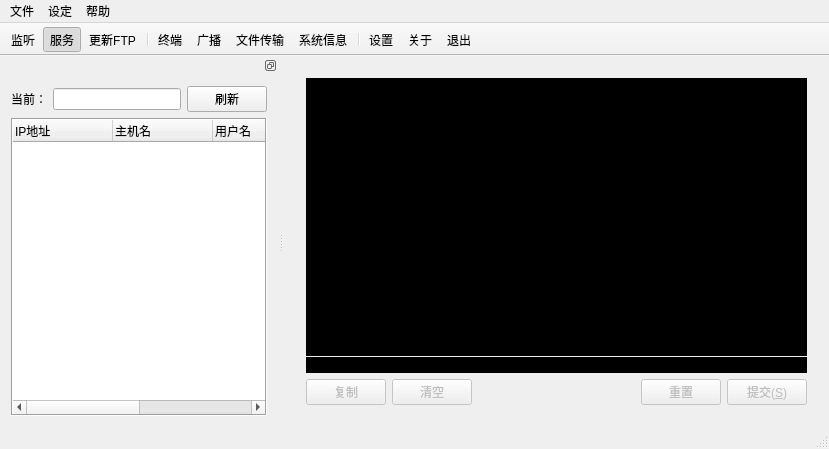
<?xml version="1.0" encoding="UTF-8"?>
<ui version="4.0">
 <class>MainWindow</class>
 <widget class="QMainWindow" name="MainWindow">
  <property name="geometry">
   <rect>
    <x>0</x>
    <y>0</y>
    <width>829</width>
    <height>449</height>
   </rect>
  </property>
  <property name="contextMenuPolicy">
   <enum>Qt::CustomContextMenu</enum>
  </property>
  <property name="windowTitle">
   <string>Enigma</string>
  </property>
  <property name="windowIcon">
   <iconset resource="Icons.qrc">
    <normaloff>:/icons/app.ico</normaloff>:/icons/app.ico</iconset>
  </property>
  <widget class="QWidget" name="centralWidget">
   <layout class="QGridLayout" name="gridLayout_6">
    <item row="0" column="0">
     <widget class="QStackedWidget" name="clientAreaStackedWidget">
      <property name="enabled">
       <bool>false</bool>
      </property>
      <property name="toolTip">
       <string/>
      </property>
      <property name="styleSheet">
       <string notr="true"/>
      </property>
      <property name="currentIndex">
       <number>0</number>
      </property>
      <widget class="QWidget" name="stackedWidgetPage1">
       <layout class="QGridLayout" name="gridLayout">
        <item row="0" column="0">
         <layout class="QVBoxLayout" name="verticalLayout">
          <property name="spacing">
           <number>1</number>
          </property>
          <item>
           <widget class="QTextEdit" name="feedbackTextEdit">
            <property name="styleSheet">
             <string notr="true">background-color: rgb(0, 0, 0);
selection-background-color: rgb(200, 200, 200);
selection-color: rgb(0, 0, 0);
font: 9pt &quot;Fixedsys&quot;;
color: rgb(0, 204, 0);</string>
            </property>
            <property name="frameShape">
             <enum>QFrame::NoFrame</enum>
            </property>
            <property name="readOnly">
             <bool>true</bool>
            </property>
            <property name="html">
             <string>&lt;!DOCTYPE HTML PUBLIC &quot;-//W3C//DTD HTML 4.0//EN&quot; &quot;http://www.w3.org/TR/REC-html40/strict.dtd&quot;&gt;
&lt;html&gt;&lt;head&gt;&lt;meta name=&quot;qrichtext&quot; content=&quot;1&quot; /&gt;&lt;style type=&quot;text/css&quot;&gt;
p, li { white-space: pre-wrap; }
&lt;/style&gt;&lt;/head&gt;&lt;body style=&quot; font-family:'Fixedsys'; font-size:9pt; font-weight:400; font-style:normal;&quot;&gt;
&lt;p style=&quot;-qt-paragraph-type:empty; margin-top:0px; margin-bottom:0px; margin-left:0px; margin-right:0px; -qt-block-indent:0; text-indent:0px;&quot;&gt;&lt;/p&gt;&lt;/body&gt;&lt;/html&gt;</string>
            </property>
           </widget>
          </item>
          <item>
           <widget class="QLineEdit" name="commandLineEdit">
            <property name="focusPolicy">
             <enum>Qt::StrongFocus</enum>
            </property>
            <property name="styleSheet">
             <string notr="true">background-color: rgb(0, 0, 0);
font: 9pt &quot;Fixedsys&quot;;
gridline-color: rgb(10, 14, 255);
color: rgb(255, 255, 255);</string>
            </property>
            <property name="frame">
             <bool>false</bool>
            </property>
            <property name="echoMode">
             <enum>QLineEdit::Normal</enum>
            </property>
           </widget>
          </item>
         </layout>
        </item>
        <item row="1" column="0">
         <layout class="QHBoxLayout" name="horizontalLayout">
          <item>
           <widget class="QPushButton" name="copyButton">
            <property name="text">
             <string>复制</string>
            </property>
           </widget>
          </item>
          <item>
           <widget class="QPushButton" name="clearButton">
            <property name="text">
             <string>清空</string>
            </property>
           </widget>
          </item>
          <item>
           <spacer name="horizontalSpacer">
            <property name="orientation">
             <enum>Qt::Horizontal</enum>
            </property>
            <property name="sizeHint" stdset="0">
             <size>
              <width>40</width>
              <height>20</height>
             </size>
            </property>
           </spacer>
          </item>
          <item>
           <widget class="QPushButton" name="resetBatchButton">
            <property name="text">
             <string>重置</string>
            </property>
           </widget>
          </item>
          <item>
           <widget class="QPushButton" name="submitCmdButton">
            <property name="text">
             <string>提交(&amp;S)</string>
            </property>
           </widget>
          </item>
         </layout>
        </item>
       </layout>
      </widget>
      <widget class="QWidget" name="stackedWidgetPage2">
       <layout class="QGridLayout" name="gridLayout_5">
        <item row="2" column="0">
         <widget class="QFrame" name="frame_2">
          <property name="frameShape">
           <enum>QFrame::Box</enum>
          </property>
          <property name="frameShadow">
           <enum>QFrame::Raised</enum>
          </property>
          <layout class="QVBoxLayout" name="verticalLayout_3">
           <item>
            <layout class="QHBoxLayout" name="horizontalLayout_7">
             <item>
              <widget class="QPushButton" name="logoffButton">
               <property name="text">
                <string>注销(&amp;L)</string>
               </property>
              </widget>
             </item>
             <item>
              <widget class="QPushButton" name="restartButton">
               <property name="text">
                <string>重启(&amp;Q)</string>
               </property>
              </widget>
             </item>
             <item>
              <widget class="QPushButton" name="shutdownButton">
               <property name="text">
                <string>关机(&amp;E)</string>
               </property>
              </widget>
             </item>
             <item>
              <spacer name="horizontalSpacer_4">
               <property name="orientation">
                <enum>Qt::Horizontal</enum>
               </property>
               <property name="sizeHint" stdset="0">
                <size>
                 <width>40</width>
                 <height>20</height>
                </size>
               </property>
              </spacer>
             </item>
            </layout>
           </item>
           <item>
            <layout class="QHBoxLayout" name="horizontalLayout_6">
             <item>
              <widget class="QPushButton" name="uninstallAllButton">
               <property name="enabled">
                <bool>false</bool>
               </property>
               <property name="text">
                <string>卸载全部</string>
               </property>
              </widget>
             </item>
             <item>
              <widget class="QPushButton" name="uninstallButton">
               <property name="enabled">
                <bool>false</bool>
               </property>
               <property name="text">
                <string>卸载(&amp;U)</string>
               </property>
              </widget>
             </item>
             <item>
              <widget class="QPushButton" name="cutNetButton">
               <property name="enabled">
                <bool>false</bool>
               </property>
               <property name="text">
                <string>断网(&amp;K)</string>
               </property>
              </widget>
             </item>
             <item>
              <spacer name="horizontalSpacer_5">
               <property name="orientation">
                <enum>Qt::Horizontal</enum>
               </property>
               <property name="sizeHint" stdset="0">
                <size>
                 <width>40</width>
                 <height>20</height>
                </size>
               </property>
              </spacer>
             </item>
            </layout>
           </item>
          </layout>
         </widget>
        </item>
        <item row="1" column="0">
         <widget class="QFrame" name="frame">
          <property name="frameShape">
           <enum>QFrame::Box</enum>
          </property>
          <property name="frameShadow">
           <enum>QFrame::Raised</enum>
          </property>
          <layout class="QGridLayout" name="gridLayout_3">
           <item row="1" column="0">
            <layout class="QHBoxLayout" name="horizontalLayout_11">
             <item>
              <widget class="QLabel" name="label_6">
               <property name="text">
                <string>延时关闭：</string>
               </property>
              </widget>
             </item>
             <item>
              <widget class="QSpinBox" name="delayCloseSpinBox"/>
             </item>
             <item>
              <spacer name="horizontalSpacer_2">
               <property name="orientation">
                <enum>Qt::Horizontal</enum>
               </property>
               <property name="sizeHint" stdset="0">
                <size>
                 <width>40</width>
                 <height>20</height>
                </size>
               </property>
              </spacer>
             </item>
             <item>
              <widget class="QCheckBox" name="MultiCheckBox">
               <property name="text">
                <string>多按钮</string>
               </property>
              </widget>
             </item>
             <item>
              <widget class="QPushButton" name="sendMsgButton">
               <property name="text">
                <string>发送(&amp;S)</string>
               </property>
              </widget>
             </item>
            </layout>
           </item>
           <item row="0" column="0">
            <layout class="QVBoxLayout" name="verticalLayout_8">
             <item>
              <layout class="QHBoxLayout" name="horizontalLayout_3">
               <item>
                <widget class="QLabel" name="label">
                 <property name="text">
                  <string>标题：</string>
                 </property>
                </widget>
               </item>
               <item>
                <widget class="QLineEdit" name="msgTitleEdit">
                 <property name="maxLength">
                  <number>32</number>
                 </property>
                </widget>
               </item>
              </layout>
             </item>
             <item>
              <layout class="QHBoxLayout" name="horizontalLayout_2">
               <item>
                <widget class="QLabel" name="label_2">
                 <property name="text">
                  <string>内容：</string>
                 </property>
                 <property name="alignment">
                  <set>Qt::AlignLeading|Qt::AlignLeft|Qt::AlignTop</set>
                 </property>
                </widget>
               </item>
               <item>
                <widget class="QTextEdit" name="msgBodyEdit"/>
               </item>
              </layout>
             </item>
            </layout>
           </item>
          </layout>
          <zorder></zorder>
          <zorder></zorder>
         </widget>
        </item>
       </layout>
      </widget>
      <widget class="QWidget" name="page">
       <layout class="QGridLayout" name="gridLayout_9">
        <item row="0" column="0">
         <widget class="QGroupBox" name="groupBox">
          <property name="title">
           <string>上传</string>
          </property>
          <layout class="QGridLayout" name="gridLayout_7">
           <item row="0" column="0">
            <layout class="QHBoxLayout" name="horizontalLayout_5">
             <item>
              <widget class="QLabel" name="label_3">
               <property name="text">
                <string>本地文件： </string>
               </property>
              </widget>
             </item>
             <item>
              <widget class="QLineEdit" name="uploadFileNameEdit"/>
             </item>
             <item>
              <widget class="QPushButton" name="previewButton">
               <property name="maximumSize">
                <size>
                 <width>30</width>
                 <height>16777215</height>
                </size>
               </property>
               <property name="text">
                <string>...</string>
               </property>
              </widget>
             </item>
            </layout>
           </item>
           <item row="1" column="0">
            <widget class="QProgressBar" name="uploadProcessBar">
             <property name="value">
              <number>0</number>
             </property>
             <property name="textVisible">
              <bool>false</bool>
             </property>
             <property name="orientation">
              <enum>Qt::Horizontal</enum>
             </property>
             <property name="format">
              <string>%p%</string>
             </property>
            </widget>
           </item>
           <item row="2" column="0">
            <layout class="QHBoxLayout" name="horizontalLayout_9">
             <item>
              <widget class="QLabel" name="uploadBytesLabel">
               <property name="text">
                <string>0B</string>
               </property>
              </widget>
             </item>
             <item>
              <widget class="QLabel" name="uploadFileSizeLabel">
               <property name="text">
                <string>/ 0B</string>
               </property>
              </widget>
             </item>
             <item>
              <spacer name="horizontalSpacer_3">
               <property name="orientation">
                <enum>Qt::Horizontal</enum>
               </property>
               <property name="sizeHint" stdset="0">
                <size>
                 <width>40</width>
                 <height>20</height>
                </size>
               </property>
              </spacer>
             </item>
             <item>
              <widget class="QPushButton" name="readyUploadButton">
               <property name="enabled">
                <bool>false</bool>
               </property>
               <property name="text">
                <string>开始上传</string>
               </property>
              </widget>
             </item>
            </layout>
           </item>
          </layout>
         </widget>
        </item>
        <item row="1" column="0">
         <widget class="QGroupBox" name="groupBox_2">
          <property name="title">
           <string>下载</string>
          </property>
          <layout class="QGridLayout" name="gridLayout_8">
           <item row="0" column="0">
            <layout class="QHBoxLayout" name="horizontalLayout_8">
             <item>
              <widget class="QLabel" name="label_4">
               <property name="text">
                <string>远程文件：</string>
               </property>
              </widget>
             </item>
             <item>
              <widget class="QLineEdit" name="downloadFileEdit"/>
             </item>
            </layout>
           </item>
           <item row="1" column="0">
            <widget class="QProgressBar" name="downloadProcessBar">
             <property name="value">
              <number>0</number>
             </property>
             <property name="textVisible">
              <bool>false</bool>
             </property>
            </widget>
           </item>
           <item row="2" column="0">
            <layout class="QHBoxLayout" name="horizontalLayout_10">
             <item>
              <widget class="QLabel" name="downloadBytesLabel">
               <property name="text">
                <string>0B</string>
               </property>
              </widget>
             </item>
             <item>
              <widget class="QLabel" name="downloadFileSizeLabel">
               <property name="text">
                <string>/ 0B</string>
               </property>
              </widget>
             </item>
             <item>
              <spacer name="horizontalSpacer_6">
               <property name="orientation">
                <enum>Qt::Horizontal</enum>
               </property>
               <property name="sizeHint" stdset="0">
                <size>
                 <width>40</width>
                 <height>20</height>
                </size>
               </property>
              </spacer>
             </item>
             <item>
              <widget class="QPushButton" name="DownloadButton">
               <property name="enabled">
                <bool>false</bool>
               </property>
               <property name="text">
                <string>开始下载</string>
               </property>
              </widget>
             </item>
            </layout>
           </item>
          </layout>
         </widget>
        </item>
        <item row="2" column="0">
         <spacer name="verticalSpacer">
          <property name="orientation">
           <enum>Qt::Vertical</enum>
          </property>
          <property name="sizeHint" stdset="0">
           <size>
            <width>20</width>
            <height>40</height>
           </size>
          </property>
         </spacer>
        </item>
       </layout>
      </widget>
      <widget class="QWidget" name="stackedWidgetPage3">
       <layout class="QGridLayout" name="gridLayout_4">
        <item row="0" column="0">
         <widget class="QTextBrowser" name="systemInfoBrowser"/>
        </item>
       </layout>
      </widget>
     </widget>
    </item>
   </layout>
  </widget>
  <widget class="QMenuBar" name="menuBar">
   <property name="geometry">
    <rect>
     <x>0</x>
     <y>0</y>
     <width>829</width>
     <height>29</height>
    </rect>
   </property>
   <widget class="QMenu" name="menu">
    <property name="title">
     <string>文件</string>
    </property>
    <addaction name="keepListenAction"/>
    <addaction name="createClientAction"/>
    <addaction name="separator"/>
    <addaction name="exitAction"/>
   </widget>
   <widget class="QMenu" name="menu_2">
    <property name="title">
     <string>设定</string>
    </property>
    <addaction name="settingAction"/>
   </widget>
   <widget class="QMenu" name="menu_3">
    <property name="title">
     <string>帮助</string>
    </property>
    <addaction name="checkUpdateAction"/>
    <addaction name="aboutAction"/>
   </widget>
   <addaction name="menu"/>
   <addaction name="menu_2"/>
   <addaction name="menu_3"/>
  </widget>
  <widget class="QStatusBar" name="statusBar"/>
  <widget class="QDockWidget" name="dockWidget">
   <property name="sizePolicy">
    <sizepolicy hsizetype="Preferred" vsizetype="Preferred">
     <horstretch>0</horstretch>
     <verstretch>0</verstretch>
    </sizepolicy>
   </property>
   <property name="minimumSize">
    <size>
     <width>204</width>
     <height>211</height>
    </size>
   </property>
   <property name="features">
    <set>QDockWidget::DockWidgetFloatable|QDockWidget::DockWidgetMovable</set>
   </property>
   <property name="allowedAreas">
    <set>Qt::LeftDockWidgetArea</set>
   </property>
   <attribute name="dockWidgetArea">
    <number>1</number>
   </attribute>
   <widget class="QWidget" name="dockWidgetContents">
    <layout class="QGridLayout" name="gridLayout_2">
     <item row="0" column="0">
      <layout class="QHBoxLayout" name="horizontalLayout_4">
       <item>
        <widget class="QLabel" name="label_7">
         <property name="text">
          <string>当前：</string>
         </property>
        </widget>
       </item>
       <item>
        <widget class="QLineEdit" name="currentClientEdit">
         <property name="text">
          <string/>
         </property>
         <property name="readOnly">
          <bool>true</bool>
         </property>
        </widget>
       </item>
       <item>
        <widget class="QPushButton" name="refreshListButton">
         <property name="text">
          <string>刷新</string>
         </property>
        </widget>
       </item>
      </layout>
     </item>
     <item row="1" column="0">
      <widget class="QTreeWidget" name="clientsList">
       <property name="frameShape">
        <enum>QFrame::Box</enum>
       </property>
       <property name="verticalScrollMode">
        <enum>QAbstractItemView::ScrollPerPixel</enum>
       </property>
       <property name="horizontalScrollMode">
        <enum>QAbstractItemView::ScrollPerPixel</enum>
       </property>
       <column>
        <property name="text">
         <string>IP地址</string>
        </property>
       </column>
       <column>
        <property name="text">
         <string>主机名</string>
        </property>
       </column>
       <column>
        <property name="text">
         <string>用户名</string>
        </property>
       </column>
       <column>
        <property name="text">
         <string>标识</string>
        </property>
       </column>
       <column>
        <property name="text">
         <string>备注</string>
        </property>
       </column>
      </widget>
     </item>
    </layout>
   </widget>
  </widget>
  <widget class="QToolBar" name="toolBar">
   <property name="sizePolicy">
    <sizepolicy hsizetype="Fixed" vsizetype="Preferred">
     <horstretch>0</horstretch>
     <verstretch>0</verstretch>
    </sizepolicy>
   </property>
   <property name="baseSize">
    <size>
     <width>300</width>
     <height>0</height>
    </size>
   </property>
   <property name="windowTitle">
    <string>toolBar</string>
   </property>
   <property name="movable">
    <bool>false</bool>
   </property>
   <property name="allowedAreas">
    <set>Qt::TopToolBarArea</set>
   </property>
   <property name="iconSize">
    <size>
     <width>32</width>
     <height>32</height>
    </size>
   </property>
   <property name="toolButtonStyle">
    <enum>Qt::ToolButtonTextUnderIcon</enum>
   </property>
   <attribute name="toolBarArea">
    <enum>TopToolBarArea</enum>
   </attribute>
   <attribute name="toolBarBreak">
    <bool>false</bool>
   </attribute>
   <addaction name="keepListenAction"/>
   <addaction name="showListAction"/>
   <addaction name="updateFtpAction"/>
   <addaction name="separator"/>
   <addaction name="terminalAction"/>
   <addaction name="broadcastAction"/>
   <addaction name="uploadFileAction"/>
   <addaction name="systemInfoAction"/>
   <addaction name="separator"/>
   <addaction name="settingAction"/>
   <addaction name="aboutAction"/>
   <addaction name="exitAction"/>
  </widget>
  <action name="keepListenAction">
   <property name="checkable">
    <bool>true</bool>
   </property>
   <property name="checked">
    <bool>false</bool>
   </property>
   <property name="icon">
    <iconset resource="Icons.qrc">
     <normaloff>:/toolbaricons/icons/server.png</normaloff>:/toolbaricons/icons/server.png</iconset>
   </property>
   <property name="text">
    <string>监听</string>
   </property>
   <property name="toolTip">
    <string>监听连接</string>
   </property>
  </action>
  <action name="createClientAction">
   <property name="icon">
    <iconset resource="Icons.qrc">
     <normaloff>:/toolbaricons/icons/install.png</normaloff>:/toolbaricons/icons/install.png</iconset>
   </property>
   <property name="text">
    <string>配置服务端</string>
   </property>
   <property name="toolTip">
    <string>配置客户端</string>
   </property>
  </action>
  <action name="settingAction">
   <property name="icon">
    <iconset resource="Icons.qrc">
     <normaloff>:/toolbaricons/icons/advanced.png</normaloff>:/toolbaricons/icons/advanced.png</iconset>
   </property>
   <property name="text">
    <string>  设置  </string>
   </property>
  </action>
  <action name="aboutAction">
   <property name="icon">
    <iconset resource="Icons.qrc">
     <normaloff>:/toolbaricons/icons/info.png</normaloff>:/toolbaricons/icons/info.png</iconset>
   </property>
   <property name="text">
    <string>  关于  </string>
   </property>
  </action>
  <action name="checkUpdateAction">
   <property name="icon">
    <iconset resource="Icons.qrc">
     <normaloff>:/toolbaricons/icons/refresh.png</normaloff>:/toolbaricons/icons/refresh.png</iconset>
   </property>
   <property name="text">
    <string>检查更新</string>
   </property>
  </action>
  <action name="exitAction">
   <property name="icon">
    <iconset resource="Icons.qrc">
     <normaloff>:/toolbaricons/icons/exit.png</normaloff>:/toolbaricons/icons/exit.png</iconset>
   </property>
   <property name="text">
    <string>  退出  </string>
   </property>
  </action>
  <action name="showListAction">
   <property name="checkable">
    <bool>true</bool>
   </property>
   <property name="checked">
    <bool>true</bool>
   </property>
   <property name="icon">
    <iconset resource="Icons.qrc">
     <normaloff>:/toolbaricons/icons/users.png</normaloff>:/toolbaricons/icons/users.png</iconset>
   </property>
   <property name="text">
    <string>服务</string>
   </property>
  </action>
  <action name="updateFtpAction">
   <property name="icon">
    <iconset resource="Icons.qrc">
     <normaloff>:/toolbaricons/icons/refresh.png</normaloff>:/toolbaricons/icons/refresh.png</iconset>
   </property>
   <property name="text">
    <string>更新FTP</string>
   </property>
  </action>
  <action name="terminalAction">
   <property name="icon">
    <iconset resource="Icons.qrc">
     <normaloff>:/toolbaricons/icons/terminal.png</normaloff>:/toolbaricons/icons/terminal.png</iconset>
   </property>
   <property name="text">
    <string>  终端  </string>
   </property>
  </action>
  <action name="broadcastAction">
   <property name="icon">
    <iconset resource="Icons.qrc">
     <normaloff>:/toolbaricons/icons/podcast.png</normaloff>:/toolbaricons/icons/podcast.png</iconset>
   </property>
   <property name="text">
    <string>  广播  </string>
   </property>
  </action>
  <action name="systemInfoAction">
   <property name="icon">
    <iconset resource="Icons.qrc">
     <normaloff>:/toolbaricons/icons/monitor.png</normaloff>:/toolbaricons/icons/monitor.png</iconset>
   </property>
   <property name="text">
    <string>系统信息</string>
   </property>
  </action>
  <action name="uploadFileAction">
   <property name="icon">
    <iconset resource="Icons.qrc">
     <normaloff>:/toolbaricons/icons/copy_file.png</normaloff>:/toolbaricons/icons/copy_file.png</iconset>
   </property>
   <property name="text">
    <string>文件传输</string>
   </property>
   <property name="toolTip">
    <string>文件传输</string>
   </property>
  </action>
  <action name="keybdRecordAction">
   <property name="icon">
    <iconset resource="Icons.qrc">
     <normaloff>:/toolbaricons/icons/keyboard.png</normaloff>:/toolbaricons/icons/keyboard.png</iconset>
   </property>
   <property name="text">
    <string>键盘记录</string>
   </property>
  </action>
  <action name="chatRecordAction">
   <property name="icon">
    <iconset>
     <normaloff>:/toolbaricons/icons/qq.png</normaloff>:/toolbaricons/icons/qq.png</iconset>
   </property>
   <property name="text">
    <string>聊天纪录</string>
   </property>
  </action>
 </widget>
 <layoutdefault spacing="6" margin="11"/>
 <tabstops>
  <tabstop>feedbackTextEdit</tabstop>
  <tabstop>clearButton</tabstop>
  <tabstop>sendMsgButton</tabstop>
 </tabstops>
 <resources>
  <include location="Icons.qrc"/>
 </resources>
 <connections>
  <connection>
   <sender>exitAction</sender>
   <signal>triggered()</signal>
   <receiver>MainWindow</receiver>
   <slot>close()</slot>
   <hints>
    <hint type="sourcelabel">
     <x>-1</x>
     <y>-1</y>
    </hint>
    <hint type="destinationlabel">
     <x>330</x>
     <y>221</y>
    </hint>
   </hints>
  </connection>
  <connection>
   <sender>DownloadButton</sender>
   <signal>clicked()</signal>
   <receiver>MainWindow</receiver>
   <slot>DownloadFile()</slot>
   <hints>
    <hint type="sourcelabel">
     <x>763</x>
     <y>381</y>
    </hint>
    <hint type="destinationlabel">
     <x>414</x>
     <y>224</y>
    </hint>
   </hints>
  </connection>
  <connection>
   <sender>downloadFileEdit</sender>
   <signal>textChanged(QString)</signal>
   <receiver>MainWindow</receiver>
   <slot>DownloadFilePathEditEvent()</slot>
   <hints>
    <hint type="sourcelabel">
     <x>649</x>
     <y>309</y>
    </hint>
    <hint type="destinationlabel">
     <x>414</x>
     <y>224</y>
    </hint>
   </hints>
  </connection>
 </connections>
 <slots>
  <slot>DownloadFile()</slot>
  <slot>DownloadFilePathEditEvent()</slot>
 </slots>
</ui>
